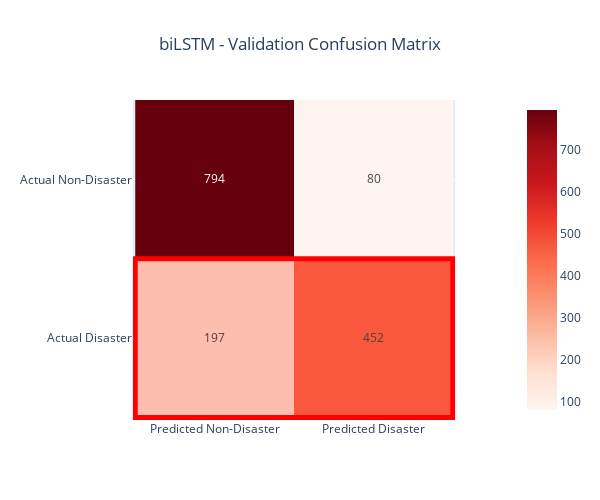
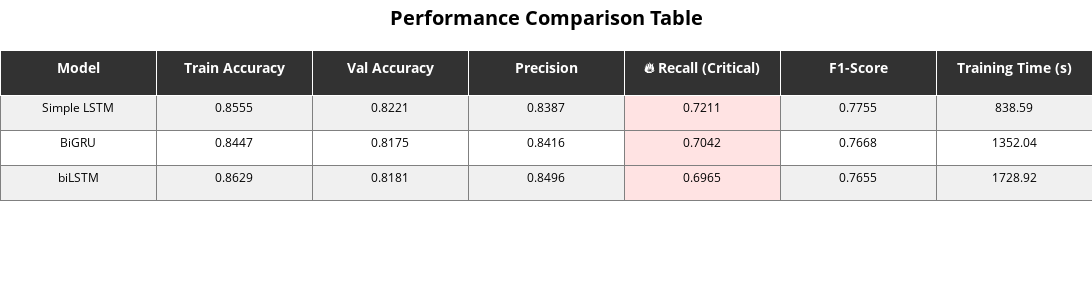

Notebook cell for these charts, in order:
### Code cell
cm3 = plot_confusion_matrix(biLSTM_results, y_val)
# 실행
create_performance_table(all_results, y_val)

### Figure 1 — Plotly figure (JSON) as saved in the notebook; plotly's stock layout.template omitted (floating-point values rounded to 4 significant figures)
{"data": [{"coloraxis": "coloraxis", "hovertemplate": "x: %{x}<br>y: %{y}<br>color: %{z}<extra></extra>", "name": "0", "texttemplate": "%{z}", "type": "heatmap", "x": ["Predicted Non-Disaster", "Predicted Disaster"], "xaxis": "x", "y": ["Actual Non-Disaster", "Actual Disaster"], "yaxis": "y", "z": [[794, 80], [197, 452]]}], "layout": {"coloraxis": {"colorscale": [[0, "rgb(255,245,240)"], [0.125, "rgb(254,224,210)"], [0.25, "rgb(252,187,161)"], [0.375, "rgb(252,146,114)"], [0.5, "rgb(251,106,74)"], [0.625, "rgb(239,59,44)"], [0.75, "rgb(203,24,29)"], [0.875, "rgb(165,15,21)"], [1, "rgb(103,0,13)"]]}, "height": 500, "shapes": [{"fillcolor": "rgba(255,0,0,0.1)", "line": {"color": "red", "width": 5}, "type": "rect", "x0": -0.5, "x1": 1.5, "y0": 0.5, "y1": 1.5}], "title": {"text": "biLSTM - Validation Confusion Matrix", "x": 0.5}, "width": 600, "xaxis": {"anchor": "y", "constrain": "domain", "domain": [0, 1], "scaleanchor": "y"}, "yaxis": {"anchor": "x", "autorange": "reversed", "constrain": "domain", "domain": [0, 1]}}}

### Figure 2 — Plotly figure (JSON) as saved in the notebook; plotly's stock layout.template omitted (floating-point values rounded to 4 significant figures)
{"data": [{"cells": {"align": "center", "fill": {"color": [["rgb(240, 240, 240)", "white", "rgb(240, 240, 240)"], ["rgb(240, 240, 240)", "white", "rgb(240, 240, 240)"], ["rgb(240, 240, 240)", "white", "rgb(240, 240, 240)"], ["rgb(240, 240, 240)", "white", "rgb(240, 240, 240)"], ["rgba(255,200,200,0.5)", "rgba(255,200,200,0.5)", "rgba(255,200,200,0.5)"], ["rgb(240, 240, 240)", "white", "rgb(240, 240, 240)"], ["rgb(240, 240, 240)", "white", "rgb(240, 240, 240)"]]}, "font": {"color": "black", "size": 12}, "height": 35, "line": {"color": "gray"}, "values": [["Simple LSTM", "BiGRU", "biLSTM"], ["0.8555", "0.8447", "0.8629"], ["0.8221", "0.8175", "0.8181"], ["0.8387", "0.8416", "0.8496"], ["0.7211", "0.7042", "0.6965"], ["0.7755", "0.7668", "0.7655"], ["838.59", "1352.04", "1728.92"]]}, "header": {"align": "center", "fill": {"color": "rgb(50, 50, 50)"}, "font": {"color": "white", "size": 14}, "height": 45, "values": ["<b>Model</b>", "<b>Train Accuracy</b>", "<b>Val Accuracy</b>", "<b>Precision</b>", "<b>🔥 Recall (Critical)</b>", "<b>F1-Score</b>", "<b>Training Time (s)</b>"]}, "type": "table"}], "layout": {"height": 300, "margin": {"b": 0, "l": 0, "r": 0, "t": 50}, "shapes": [{"fillcolor": "rgba(255,0,0,0.05)", "line": {"color": "red", "width": 3}, "type": "rect", "x0": 3.6, "x1": 4.4, "y0": -0.1, "y1": 3.6}, {"fillcolor": "rgba(0,0,255,0.05)", "line": {"color": "blue", "width": 3}, "type": "rect", "x0": 1.6, "x1": 2.4, "y0": -0.1, "y1": 3.6}], "title": {"font": {"color": "black", "size": 20}, "text": "<b>Performance Comparison Table</b>", "x": 0.5}, "width": 1200}}
